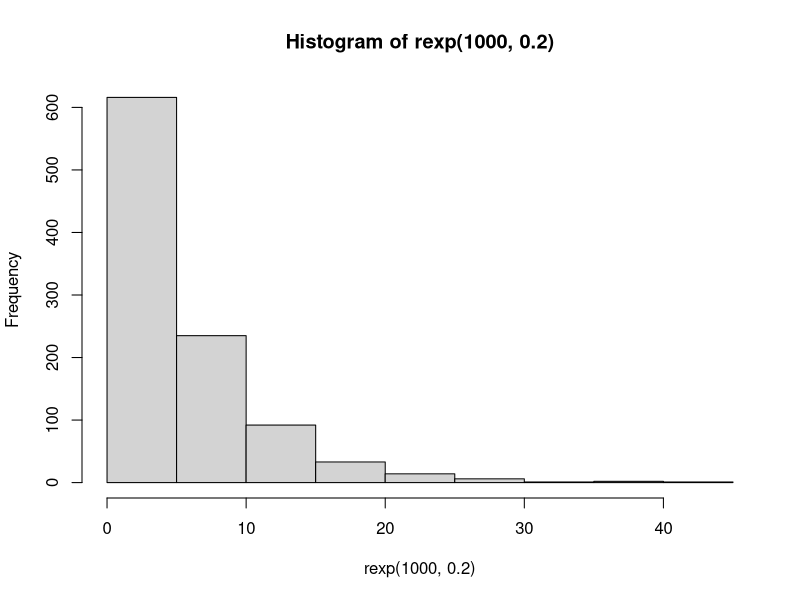
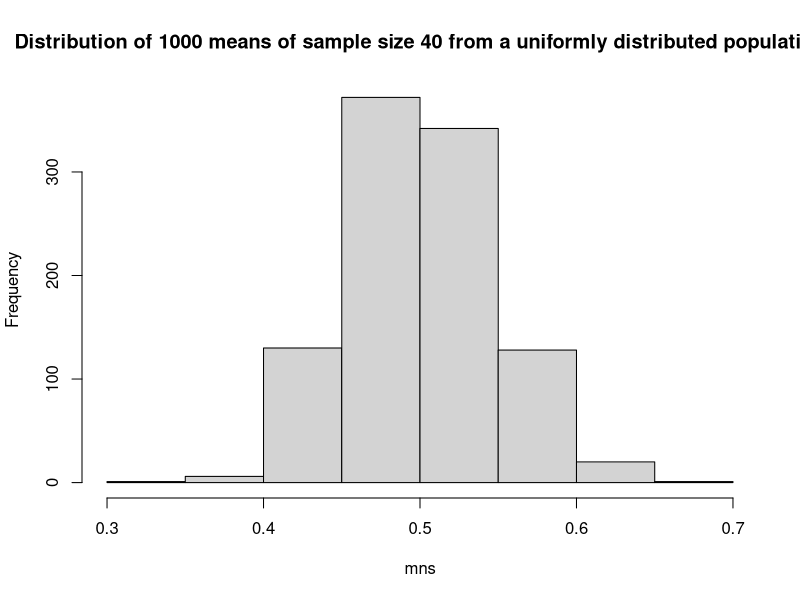

The R script that drew these images, in order:
## ---- chunk 1
hist(rexp(1000, .2))
## ---- chunk 2
mns = NULL
for (i in 1 : 1000) mns = c(mns, mean(runif(40)))
hist(mns, main = "Distribution of 1000 means of sample size 40 from a uniformly distributed population")
